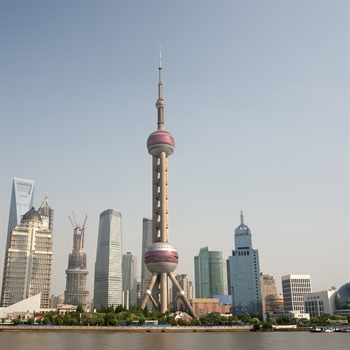
#> input picture test_images/oriental_pearl.jpg, 350 x 350 px
$ jupyter execute 'fourier transform_2d.ipynb'
#> lines starting #> are read from the running program, lines starting #| are printed output that depends on the picture; long printed decimals are rounded
### imtools.py
import os
import numpy as np
import matplotlib.pyplot as plt
from PIL import Image


def load_img(filename, size=(512, 512), color=False, array=True):
    """Load and return an image-object from the standard path."""
#> called with filename = 'oriental_pearl.jpg', size = (512, 512), color = False, array = True
    test_images_path = '/home/tintin/rongheng/cv/test_images/'
    os.chdir(test_images_path)
    img = Image.open(filename)
#> img is the input picture: PIL image 350x350 RGB; mean R, G, B 161.2, 166, 169.3

    img.thumbnail(size)

    if not color:
        # convert to grayscale
        img = img.convert('L')
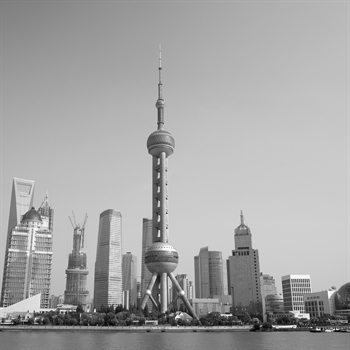
#> img: PIL image 350x350 L; min 0, max 253, mean 164.9

    if array:
        # return as np.array
        img_array = np.array(img)
        return img_array
    else:
        # return as Pillow.Image
        return img


def save_img(array, filename):
    Image.fromarray(ar.round().astype(np.uint8)).save(fname)


# [43 lines left out: functions img_list, resize_img, show_hist, eq_hist, show_img, not called in this run]

### notebooks/signal_processing/fourier transform_2d.ipynb
[cell 1]
import numpy as np
import numpy.fft as fp
import matplotlib.pyplot as plt
from PIL import Image

import sys
sys.path.append("/home/jovyan/")

from imtools import load_img, show_img
from sigtools import *

img = load_img('oriental_pearl.jpg')

[cell 2]
def signal_to_noise(data):
    mean = np.mean(data)
#> mean = 164.9
    std = np.std(data)
#> std = 41.04

    return mean / std

[cell 3]
plt.imshow(img, cmap='gray', vmin=0, vmax=255), plt.axis('off')

[cell 4]
snr = signal_to_noise(img)
#> snr = 4.02
print("SNR for the original Image: ", snr)
#| SNR for the original Image:  4.019

[cell 5]
freq = fp.fft2(img)
freq_img = freq.imag
plt.figure(figsize=(10,10))
plt.imshow(freq_img, cmap='gray', vmin=0, vmax=255), plt.axis('off')

[cell 6]
freq_2 = fp.fftshift(freq)
plt.figure(figsize=(8,8))
plt.imshow((20*np.log10(0.1 + freq_2)).astype(int))
plt.axis('off')
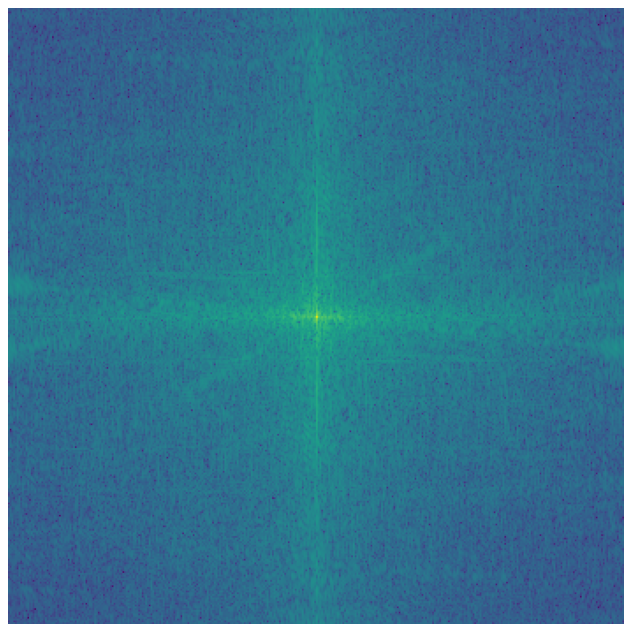
#> figure drawn by matplotlib, 1 panel

[cell 7]
img_freq = fp.ifft2(freq).real

[cell 8]
snr = signal_to_noise(img_freq)
print("SNR for the Image after reconstrucion: ", snr)
#| SNR for the Image after reconstrucion:  4.019
plt.imshow(img_freq, cmap='gray', vmin=0, vmax=255), plt.axis('off')
